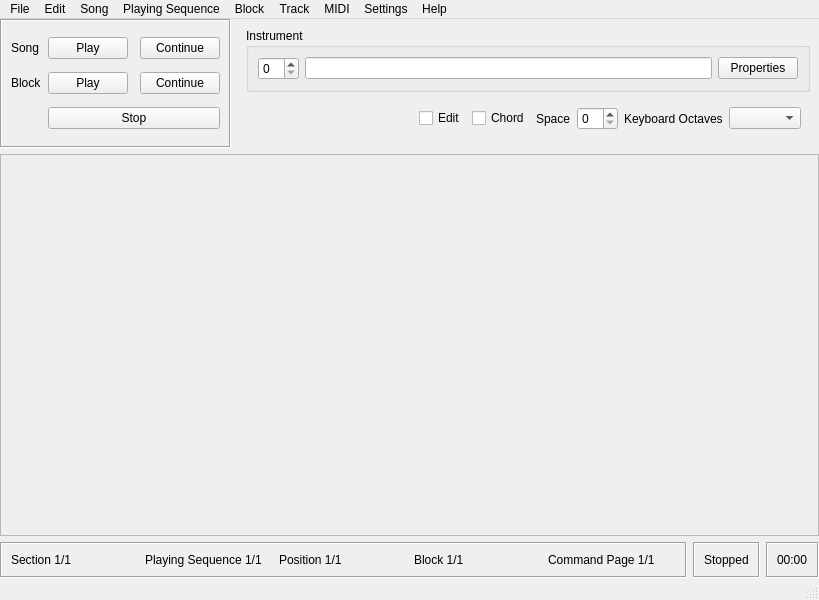
<?xml version="1.0" encoding="UTF-8"?>
<ui version="4.0">
 <author>Vesa Halttunen</author>
 <class>MainWindow</class>
 <widget class="QMainWindow" name="MainWindow">
  <property name="geometry">
   <rect>
    <x>0</x>
    <y>0</y>
    <width>819</width>
    <height>600</height>
   </rect>
  </property>
  <property name="windowTitle">
   <string>MainWindow</string>
  </property>
  <widget class="QWidget" name="widgetMain">
   <layout class="QVBoxLayout" name="verticalLayout">
    <property name="spacing">
     <number>6</number>
    </property>
    <property name="margin">
     <number>0</number>
    </property>
    <item>
     <widget class="QWidget" name="widgetTop" native="true">
      <layout class="QHBoxLayout" name="horizontalLayout">
       <property name="margin">
        <number>0</number>
       </property>
       <item>
        <widget class="QFrame" name="frameControls">
         <property name="frameShape">
          <enum>QFrame::Box</enum>
         </property>
         <property name="frameShadow">
          <enum>QFrame::Sunken</enum>
         </property>
         <layout class="QGridLayout" name="gridLayout">
          <item row="0" column="0">
           <widget class="QLabel" name="labelPlaySong">
            <property name="text">
             <string>Song</string>
            </property>
           </widget>
          </item>
          <item row="0" column="1">
           <widget class="QPushButton" name="buttonPlaySong">
            <property name="text">
             <string>Play</string>
            </property>
           </widget>
          </item>
          <item row="0" column="3">
           <widget class="QPushButton" name="buttonContinueSong">
            <property name="text">
             <string>Continue</string>
            </property>
           </widget>
          </item>
          <item row="1" column="0">
           <widget class="QLabel" name="labelPlayBlock">
            <property name="text">
             <string>Block</string>
            </property>
           </widget>
          </item>
          <item row="1" column="1">
           <widget class="QPushButton" name="buttonPlayBlock">
            <property name="text">
             <string>Play</string>
            </property>
           </widget>
          </item>
          <item row="1" column="3">
           <widget class="QPushButton" name="buttonContinueBlock">
            <property name="text">
             <string>Continue</string>
            </property>
           </widget>
          </item>
          <item row="2" column="1" colspan="3">
           <widget class="QPushButton" name="buttonStop">
            <property name="text">
             <string>Stop</string>
            </property>
           </widget>
          </item>
         </layout>
        </widget>
       </item>
       <item>
        <widget class="QWidget" name="widgetInstrument" native="true">
         <layout class="QVBoxLayout" name="verticalLayout_3">
          <item>
           <widget class="QGroupBox" name="groupBoxInstrument">
            <property name="title">
             <string>Instrument</string>
            </property>
            <property name="flat">
             <bool>false</bool>
            </property>
            <property name="checkable">
             <bool>false</bool>
            </property>
            <layout class="QHBoxLayout" name="horizontalLayout_4">
             <item>
              <widget class="QSpinBox" name="spinBoxInstrument"/>
             </item>
             <item>
              <widget class="QLineEdit" name="lineEditInstrument"/>
             </item>
             <item>
              <widget class="QPushButton" name="buttonInstrumentProperties">
               <property name="text">
                <string>Properties</string>
               </property>
              </widget>
             </item>
            </layout>
           </widget>
          </item>
          <item>
           <widget class="QWidget" name="widgetMode" native="true">
            <layout class="QHBoxLayout" name="horizontalLayout_3">
             <item>
              <spacer name="horizontalSpacerMode">
               <property name="orientation">
                <enum>Qt::Horizontal</enum>
               </property>
               <property name="sizeHint" stdset="0">
                <size>
                 <width>40</width>
                 <height>20</height>
                </size>
               </property>
              </spacer>
             </item>
             <item>
              <widget class="QCheckBox" name="checkBoxEdit">
               <property name="text">
                <string>Edit</string>
               </property>
              </widget>
             </item>
             <item>
              <widget class="QCheckBox" name="checkBoxChord">
               <property name="text">
                <string>Chord</string>
               </property>
              </widget>
             </item>
             <item>
              <widget class="QLabel" name="labelSpace">
               <property name="text">
                <string>Space</string>
               </property>
              </widget>
             </item>
             <item>
              <widget class="QSpinBox" name="spinBoxSpace"/>
             </item>
             <item>
              <widget class="QLabel" name="labelKeyboardOctaves">
               <property name="text">
                <string>Keyboard Octaves</string>
               </property>
              </widget>
             </item>
             <item>
              <widget class="QComboBox" name="comboBoxKeyboardOctaves"/>
             </item>
            </layout>
           </widget>
          </item>
         </layout>
        </widget>
       </item>
      </layout>
     </widget>
    </item>
    <item>
     <widget class="QScrollArea" name="scrollAreaTracker">
      <property name="sizePolicy">
       <sizepolicy hsizetype="Expanding" vsizetype="Expanding">
        <horstretch>0</horstretch>
        <verstretch>0</verstretch>
       </sizepolicy>
      </property>
      <property name="widgetResizable">
       <bool>true</bool>
      </property>
      <widget class="Tracker" name="trackerMain">
       <property name="geometry">
        <rect>
         <x>0</x>
         <y>0</y>
         <width>817</width>
         <height>379</height>
        </rect>
       </property>
      </widget>
     </widget>
    </item>
    <item>
     <widget class="QWidget" name="widgetStatusBar" native="true">
      <layout class="QHBoxLayout" name="horizontalLayout_2">
       <property name="margin">
        <number>0</number>
       </property>
       <item>
        <widget class="QFrame" name="frameStatus1">
         <property name="frameShape">
          <enum>QFrame::Box</enum>
         </property>
         <property name="frameShadow">
          <enum>QFrame::Sunken</enum>
         </property>
         <layout class="QHBoxLayout" name="horizontalLayout_8">
          <item>
           <widget class="QLabel" name="labelSection">
            <property name="text">
             <string>Section 1/1</string>
            </property>
           </widget>
          </item>
          <item>
           <widget class="QLabel" name="labelPlayingSequence">
            <property name="text">
             <string>Playing Sequence 1/1</string>
            </property>
           </widget>
          </item>
          <item>
           <widget class="QLabel" name="labelPosition">
            <property name="text">
             <string>Position 1/1</string>
            </property>
           </widget>
          </item>
          <item>
           <widget class="QLabel" name="labelBlock">
            <property name="text">
             <string>Block 1/1</string>
            </property>
           </widget>
          </item>
          <item>
           <widget class="QLabel" name="labelCommandPage">
            <property name="text">
             <string>Command Page 1/1</string>
            </property>
           </widget>
          </item>
         </layout>
        </widget>
       </item>
       <item>
        <widget class="QFrame" name="frameStatus2">
         <property name="sizePolicy">
          <sizepolicy hsizetype="Maximum" vsizetype="Preferred">
           <horstretch>0</horstretch>
           <verstretch>0</verstretch>
          </sizepolicy>
         </property>
         <property name="frameShape">
          <enum>QFrame::Box</enum>
         </property>
         <property name="frameShadow">
          <enum>QFrame::Sunken</enum>
         </property>
         <layout class="QHBoxLayout" name="horizontalLayout_6">
          <item>
           <widget class="QLabel" name="labelStatus">
            <property name="text">
             <string>Stopped</string>
            </property>
           </widget>
          </item>
         </layout>
        </widget>
       </item>
       <item>
        <widget class="QFrame" name="frameTimer">
         <property name="sizePolicy">
          <sizepolicy hsizetype="Maximum" vsizetype="Preferred">
           <horstretch>0</horstretch>
           <verstretch>0</verstretch>
          </sizepolicy>
         </property>
         <property name="frameShape">
          <enum>QFrame::Box</enum>
         </property>
         <property name="frameShadow">
          <enum>QFrame::Sunken</enum>
         </property>
         <layout class="QHBoxLayout" name="horizontalLayout_5">
          <item>
           <widget class="QLabel" name="labelTimer">
            <property name="text">
             <string>00:00</string>
            </property>
           </widget>
          </item>
         </layout>
        </widget>
       </item>
      </layout>
     </widget>
    </item>
   </layout>
  </widget>
  <widget class="QMenuBar" name="menubar">
   <property name="geometry">
    <rect>
     <x>0</x>
     <y>0</y>
     <width>819</width>
     <height>22</height>
    </rect>
   </property>
   <widget class="QMenu" name="menuAsdasd">
    <property name="title">
     <string>File</string>
    </property>
    <addaction name="actionNew"/>
    <addaction name="actionOpen"/>
    <addaction name="actionSave"/>
    <addaction name="actionSave_As"/>
    <addaction name="separator"/>
    <addaction name="actionPrint"/>
    <addaction name="separator"/>
    <addaction name="actionQuit"/>
   </widget>
   <widget class="QMenu" name="menuEdit">
    <property name="title">
     <string>Edit</string>
    </property>
    <addaction name="actionCut"/>
    <addaction name="actionCopy"/>
    <addaction name="actionPaste"/>
    <addaction name="separator"/>
    <addaction name="actionClear"/>
    <addaction name="separator"/>
    <addaction name="actionTranspose"/>
    <addaction name="actionExpand_Shrink"/>
    <addaction name="actionChange_Instrument"/>
   </widget>
   <widget class="QMenu" name="menuSong">
    <property name="title">
     <string>Song</string>
    </property>
    <addaction name="actionSection_List"/>
    <addaction name="actionTrack_Volumes"/>
    <addaction name="separator"/>
    <addaction name="actionTranspose_2"/>
    <addaction name="actionExpand_Shrink_2"/>
    <addaction name="actionChange_Instrument_2"/>
    <addaction name="separator"/>
    <addaction name="actionProperties"/>
   </widget>
   <widget class="QMenu" name="menuPlaying_Sequence">
    <property name="title">
     <string>Playing Sequence</string>
    </property>
    <addaction name="actionEdit_Current"/>
    <addaction name="separator"/>
    <addaction name="actionList"/>
   </widget>
   <widget class="QMenu" name="menuBlock">
    <property name="title">
     <string>Block</string>
    </property>
    <addaction name="actionCut_2"/>
    <addaction name="actionCopy_2"/>
    <addaction name="actionPaste_2"/>
    <addaction name="separator"/>
    <addaction name="actionClear_2"/>
    <addaction name="separator"/>
    <addaction name="actionSelect_All"/>
    <addaction name="separator"/>
    <addaction name="actionTranspose_3"/>
    <addaction name="actionExpand_Shrink_3"/>
    <addaction name="actionChange_Instrument_3"/>
    <addaction name="separator"/>
    <addaction name="actionList_2"/>
   </widget>
   <widget class="QMenu" name="menuTrack">
    <property name="title">
     <string>Track</string>
    </property>
    <addaction name="actionCut_3"/>
    <addaction name="actionCopy_3"/>
    <addaction name="actionPaste_3"/>
    <addaction name="separator"/>
    <addaction name="actionClear_3"/>
    <addaction name="separator"/>
    <addaction name="actionSelect_All_2"/>
    <addaction name="separator"/>
    <addaction name="actionInsert"/>
    <addaction name="actionDelete"/>
    <addaction name="separator"/>
    <addaction name="actionTranspose_4"/>
    <addaction name="actionExpand_Shrink_4"/>
    <addaction name="actionChange_Instrument_4"/>
   </widget>
   <widget class="QMenu" name="menuMIDI">
    <property name="title">
     <string>MIDI</string>
    </property>
    <addaction name="actionKill_All_Notes"/>
    <addaction name="actionReset_Pitch"/>
    <addaction name="separator"/>
    <addaction name="actionMessage_List"/>
   </widget>
   <widget class="QMenu" name="menuSettings">
    <property name="title">
     <string>Settings</string>
    </property>
    <widget class="QMenu" name="menuExternal_Sync">
     <property name="title">
      <string>External Sync</string>
     </property>
     <addaction name="actionOff"/>
     <addaction name="actionMIDI"/>
    </widget>
    <addaction name="menuExternal_Sync"/>
    <addaction name="actionSend_MIDI_Sync"/>
    <addaction name="separator"/>
    <addaction name="actionRecord_Controllers"/>
    <addaction name="separator"/>
    <addaction name="actionPreferences"/>
   </widget>
   <widget class="QMenu" name="menuHelp">
    <property name="title">
     <string>Help</string>
    </property>
    <addaction name="actionAbout"/>
   </widget>
   <addaction name="menuAsdasd"/>
   <addaction name="menuEdit"/>
   <addaction name="menuSong"/>
   <addaction name="menuPlaying_Sequence"/>
   <addaction name="menuBlock"/>
   <addaction name="menuTrack"/>
   <addaction name="menuMIDI"/>
   <addaction name="menuSettings"/>
   <addaction name="menuHelp"/>
  </widget>
  <widget class="QStatusBar" name="statusbar"/>
  <action name="actionNew">
   <property name="text">
    <string>New</string>
   </property>
   <property name="shortcut">
    <string>Ctrl+N</string>
   </property>
  </action>
  <action name="actionOpen">
   <property name="text">
    <string>Open</string>
   </property>
  </action>
  <action name="actionSave">
   <property name="text">
    <string>Save</string>
   </property>
  </action>
  <action name="actionSave_As">
   <property name="text">
    <string>Save As</string>
   </property>
  </action>
  <action name="actionPrint">
   <property name="text">
    <string>Print</string>
   </property>
  </action>
  <action name="actionQuit">
   <property name="text">
    <string>Quit</string>
   </property>
  </action>
  <action name="actionCut">
   <property name="text">
    <string>Cut</string>
   </property>
  </action>
  <action name="actionCopy">
   <property name="text">
    <string>Copy</string>
   </property>
  </action>
  <action name="actionPaste">
   <property name="text">
    <string>Paste</string>
   </property>
  </action>
  <action name="actionClear">
   <property name="text">
    <string>Clear</string>
   </property>
  </action>
  <action name="actionTranspose">
   <property name="text">
    <string>Transpose</string>
   </property>
  </action>
  <action name="actionExpand_Shrink">
   <property name="text">
    <string>Expand/Shrink</string>
   </property>
  </action>
  <action name="actionChange_Instrument">
   <property name="text">
    <string>Change Instrument</string>
   </property>
  </action>
  <action name="actionSection_List">
   <property name="text">
    <string>Section List</string>
   </property>
  </action>
  <action name="actionTrack_Volumes">
   <property name="text">
    <string>Track Volumes</string>
   </property>
  </action>
  <action name="actionTranspose_2">
   <property name="text">
    <string>Transpose</string>
   </property>
  </action>
  <action name="actionExpand_Shrink_2">
   <property name="text">
    <string>Expand/Shrink</string>
   </property>
  </action>
  <action name="actionChange_Instrument_2">
   <property name="text">
    <string>Change Instrument</string>
   </property>
  </action>
  <action name="actionProperties">
   <property name="text">
    <string>Properties</string>
   </property>
  </action>
  <action name="actionEdit_Current">
   <property name="text">
    <string>Edit Current</string>
   </property>
  </action>
  <action name="actionList">
   <property name="text">
    <string>List</string>
   </property>
  </action>
  <action name="actionCut_2">
   <property name="text">
    <string>Cut</string>
   </property>
  </action>
  <action name="actionCopy_2">
   <property name="text">
    <string>Copy</string>
   </property>
  </action>
  <action name="actionPaste_2">
   <property name="text">
    <string>Paste</string>
   </property>
  </action>
  <action name="actionClear_2">
   <property name="text">
    <string>Clear</string>
   </property>
  </action>
  <action name="actionSelect_All">
   <property name="text">
    <string>Select All</string>
   </property>
  </action>
  <action name="actionTranspose_3">
   <property name="text">
    <string>Transpose</string>
   </property>
  </action>
  <action name="actionExpand_Shrink_3">
   <property name="text">
    <string>Expand/Shrink</string>
   </property>
  </action>
  <action name="actionChange_Instrument_3">
   <property name="text">
    <string>Change Instrument</string>
   </property>
  </action>
  <action name="actionList_2">
   <property name="text">
    <string>List</string>
   </property>
  </action>
  <action name="actionCut_3">
   <property name="text">
    <string>Cut</string>
   </property>
  </action>
  <action name="actionCopy_3">
   <property name="text">
    <string>Copy</string>
   </property>
  </action>
  <action name="actionPaste_3">
   <property name="text">
    <string>Paste</string>
   </property>
  </action>
  <action name="actionClear_3">
   <property name="text">
    <string>Clear</string>
   </property>
  </action>
  <action name="actionSelect_All_2">
   <property name="text">
    <string>Select All</string>
   </property>
  </action>
  <action name="actionInsert">
   <property name="text">
    <string>Insert</string>
   </property>
  </action>
  <action name="actionDelete">
   <property name="text">
    <string>Delete</string>
   </property>
  </action>
  <action name="actionTranspose_4">
   <property name="text">
    <string>Transpose</string>
   </property>
  </action>
  <action name="actionExpand_Shrink_4">
   <property name="text">
    <string>Expand/Shrink</string>
   </property>
  </action>
  <action name="actionChange_Instrument_4">
   <property name="text">
    <string>Change Instrument</string>
   </property>
  </action>
  <action name="actionKill_All_Notes">
   <property name="text">
    <string>Kill All Notes</string>
   </property>
  </action>
  <action name="actionReset_Pitch">
   <property name="text">
    <string>Reset Pitch</string>
   </property>
  </action>
  <action name="actionMessage_List">
   <property name="text">
    <string>Message List</string>
   </property>
  </action>
  <action name="actionSend_MIDI_Sync">
   <property name="text">
    <string>Send MIDI Sync</string>
   </property>
  </action>
  <action name="actionRecord_Controllers">
   <property name="text">
    <string>Record Controllers</string>
   </property>
  </action>
  <action name="actionPreferences">
   <property name="text">
    <string>Preferences</string>
   </property>
  </action>
  <action name="actionAbout">
   <property name="text">
    <string>About</string>
   </property>
  </action>
  <action name="actionOff">
   <property name="text">
    <string>Off</string>
   </property>
  </action>
  <action name="actionMIDI">
   <property name="text">
    <string>MIDI</string>
   </property>
  </action>
 </widget>
 <customwidgets>
  <customwidget>
   <class>Tracker</class>
   <extends>QWidget</extends>
   <header>tracker.h</header>
   <container>1</container>
  </customwidget>
 </customwidgets>
 <resources/>
 <connections/>
</ui>
